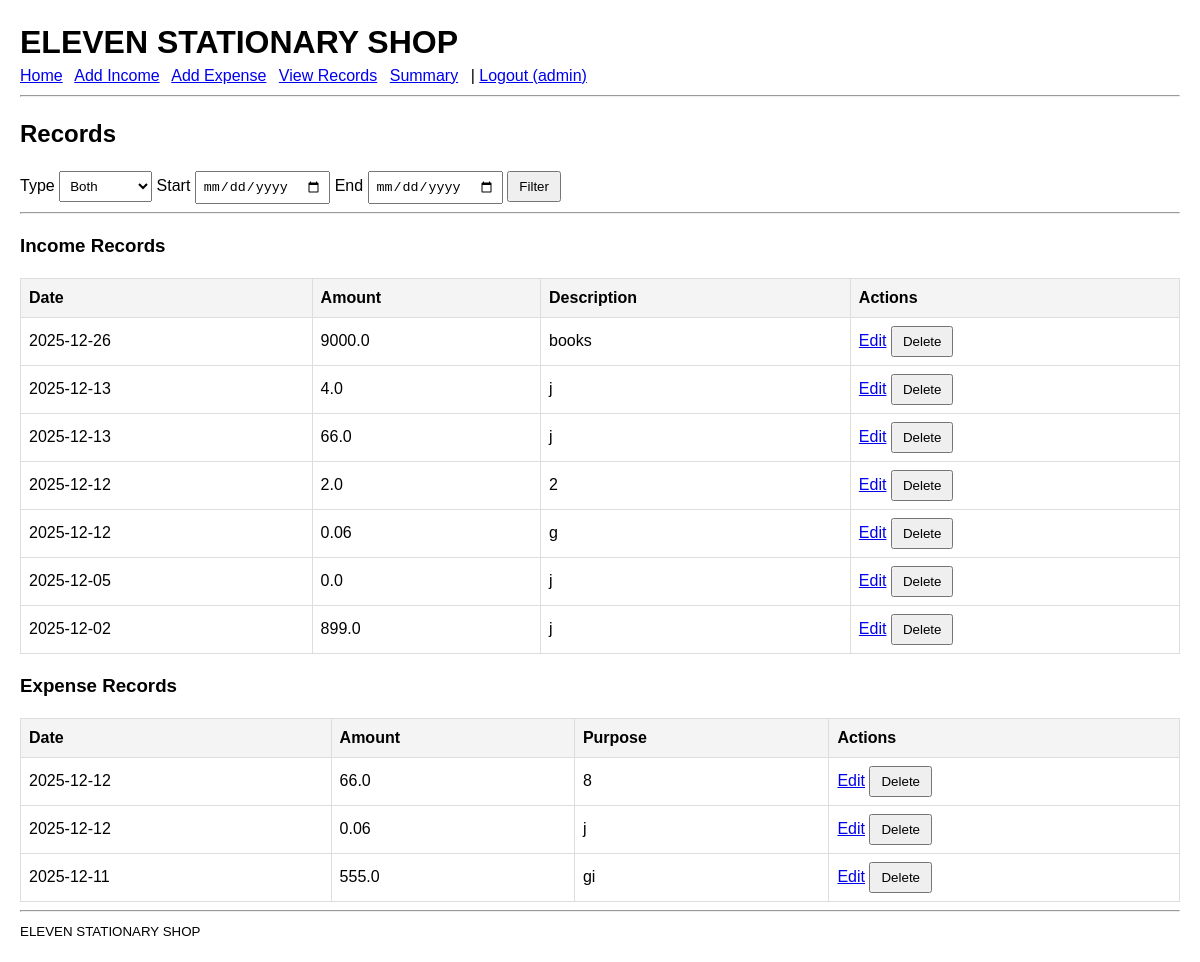
/records (signed in), run on the app's committed database.
### tables this page shows
CREATE TABLE income (
    id INTEGER PRIMARY KEY AUTOINCREMENT,
    date TEXT NOT NULL,
    amount REAL NOT NULL,
    description TEXT
);

CREATE TABLE expenses (
    id INTEGER PRIMARY KEY AUTOINCREMENT,
    date TEXT NOT NULL,
    amount REAL NOT NULL,
    purpose TEXT
);

### app.py (the view)
    def wrapper(*args, **kwargs):
        if "user" not in session:
            flash("Please login first!", "error")
            return redirect(url_for("login"))
        return fn(*args, **kwargs)

### app.py (called while the page is built)
def login_required(fn):
    def wrapper(*args, **kwargs):
        if "user" not in session:
            flash("Please login first!", "error")
            return redirect(url_for("login"))
        return fn(*args, **kwargs)
    wrapper.__name__ = fn.__name__
    return wrapper

### models/db.py (called while the page is built)
def get_db_connection():
    conn = sqlite3.connect(str(DB_PATH))
    conn.row_factory = sqlite3.Row
    return conn

### templates/view_records.html (shortened to what this page needs)
{% extends "layout.html" %}
{% block content %}
<h2>Records</h2>
<form method="get" action="{{ url_for('view_records') }}">
    <label>Type</label>
    <select name="t">
        <option value="both" {% if t=='both' %}selected{% endif %}>Both</option>
    </select>
    <label>Start</label>
    <input type="date" name="start" value="{{ start or '' }}">
    <label>End</label>
    <input type="date" name="end" value="{{ end or '' }}">
    <button type="submit">Filter</button>
</form>
<hr>
{% if incomes %}
<h3>Income Records</h3>
<table>
<tr><th>Date</th><th>Amount</th><th>Description</th><th>Actions</th></tr>
{% for i in incomes %}
<tr>
    <td>{{ i.date }}</td>
    <td>{{ i.amount }}</td>
    <td>{{ i.description }}</td>
    <td>
        <a href="{{ url_for('edit_income', id=i.id) }}">Edit</a>
        <form method="post"
              action="{{ url_for('delete_record', typ='income', id=i.id) }}"
              style="display:inline;">
            <button onclick="return confirm('Delete this income?')">Delete</button>
        </form>
    </td>
</tr>
{% endfor %}
</table>
{% endif %}
{% if expenses %}
<h3>Expense Records</h3>
<table>
<tr><th>Date</th><th>Amount</th><th>Purpose</th><th>Actions</th></tr>
{% for e in expenses %}
<tr>
    <td>{{ e.date }}</td>
    <td>{{ e.amount }}</td>
    <td>{{ e.purpose }}</td>
    <td>
        <a href="{{ url_for('edit_expense', id=e.id) }}">Edit</a>
        <form method="post"
              action="{{ url_for('delete_record', typ='expenses', id=e.id) }}"
              style="display:inline;">
            <button onclick="return confirm('Delete this expense?')">Delete</button>
        </form>
    </td>
</tr>
{% endfor %}
</table>
{% endif %}
{% endblock %}

### templates/layout.html (shortened to what this page needs)
<!doctype html>
<html lang="en">
<head>
  <link rel="stylesheet" href="{{ url_for('static', filename='styles.css') }}">
</head>
<body>
<header>
  <h1>ELEVEN STATIONARY SHOP</h1>
  {% if request.endpoint != 'login' %}
  <nav>
      <a href="{{ url_for('index') }}">Home</a>
      <a href="{{ url_for('income') }}">Add Income</a>
      <a href="{{ url_for('expense') }}">Add Expense</a>
      <a href="{{ url_for('view_records') }}">View Records</a>
      <a href="{{ url_for('summary') }}">Summary</a>
      {% if session.get('user') %}
          | <a href="{{ url_for('logout') }}">Logout ({{ session.get('user') }})</a>
      {% else %}
          | <a href="{{ url_for('login') }}">Login</a>
      {% endif %}
  </nav>
  <hr>
  {% endif %}
</header>
<main>
  {% block content %}{% endblock %}
</main>
<footer>
  <hr>
  <small>ELEVEN STATIONARY SHOP</small>
</footer>
</body>
</html>

### static/styles.css (style rules this page uses)
body { font-family: Arial, Helvetica, sans-serif; margin: 20px; line-height: 1.4; }
header h1 { margin: 0; }
nav a { margin-right: 8px; }
table { width: 100%; border-collapse: collapse; }
table, th, td { border: 1px solid #ddd; padding: 8px; }
th { background: #f4f4f4; text-align: left; }
button { padding: 6px 10px; }
form input, form select { padding:6px; }

### data on the page
income: date "2025-12-26", amount "9000.0", description "books"
income: date "2025-12-13", amount "4.0", description "j"
income: date "2025-12-13", amount "66.0", description "j"
income: date "2025-12-12", amount "2.0", description "2"
income: date "2025-12-12", amount "0.06", description "g"
income: date "2025-12-05", amount "0.0", description "j"
income: date "2025-12-02", amount "899.0", description "j"
expenses: date "2025-12-12", amount "66.0", purpose "8"
expenses: date "2025-12-12", amount "0.06", purpose "j"
expenses: date "2025-12-11", amount "555.0", purpose "gi"

### other printed values
{{ session.get('user') }} "admin"
